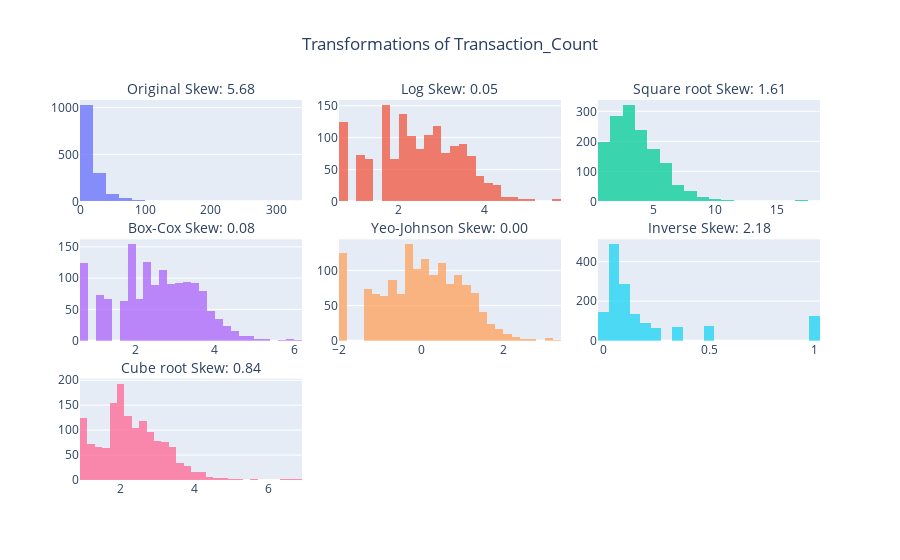

The cell this chart's notebook holds for it:
### Code cell
avg_transaction_transformed_result = apply_transformations(features_by_customer["Transaction_Count"])
visualize_transformations_plotly(avg_transaction_transformed_result, "Transaction_Count")

### Figure 1 — Plotly figure (JSON) as saved in the notebook; plotly's stock layout.template omitted (floating-point values rounded to 4 significant figures; data arrays with more than 128 entries replaced by an {"elided": "..."} marker saying what was removed)
{"data": [{"name": "Original", "nbinsx": 30, "opacity": 0.75, "type": "histogram", "x": {"elided": "1468 int values"}, "xaxis": "x", "yaxis": "y"}, {"name": "Log", "nbinsx": 30, "opacity": 0.75, "type": "histogram", "x": {"elided": "1468 float values"}, "xaxis": "x2", "yaxis": "y2"}, {"name": "Square root", "nbinsx": 30, "opacity": 0.75, "type": "histogram", "x": {"elided": "1468 float values"}, "xaxis": "x3", "yaxis": "y3"}, {"name": "Box-Cox", "nbinsx": 30, "opacity": 0.75, "type": "histogram", "x": {"elided": "1468 float values"}, "xaxis": "x4", "yaxis": "y4"}, {"name": "Yeo-Johnson", "nbinsx": 30, "opacity": 0.75, "type": "histogram", "x": {"elided": "1468 float values"}, "xaxis": "x5", "yaxis": "y5"}, {"name": "Inverse", "nbinsx": 30, "opacity": 0.75, "type": "histogram", "x": {"elided": "1468 float values"}, "xaxis": "x6", "yaxis": "y6"}, {"name": "Cube root", "nbinsx": 30, "opacity": 0.75, "type": "histogram", "x": {"elided": "1468 float values"}, "xaxis": "x7", "yaxis": "y7"}], "layout": {"annotations": [{"font": {"size": 14}, "showarrow": false, "text": "Original\nSkew: 5.68", "x": 0.15, "xanchor": "center", "xref": "paper", "y": 1, "yanchor": "bottom", "yref": "paper"}, {"font": {"size": 14}, "showarrow": false, "text": "Log\nSkew: 0.05", "x": 0.5, "xanchor": "center", "xref": "paper", "y": 1, "yanchor": "bottom", "yref": "paper"}, {"font": {"size": 14}, "showarrow": false, "text": "Square root\nSkew: 1.61", "x": 0.85, "xanchor": "center", "xref": "paper", "y": 1, "yanchor": "bottom", "yref": "paper"}, {"font": {"size": 14}, "showarrow": false, "text": "Box-Cox\nSkew: 0.08", "x": 0.15, "xanchor": "center", "xref": "paper", "y": 0.6333, "yanchor": "bottom", "yref": "paper"}, {"font": {"size": 14}, "showarrow": false, "text": "Yeo-Johnson\nSkew: 0.00", "x": 0.5, "xanchor": "center", "xref": "paper", "y": 0.6333, "yanchor": "bottom", "yref": "paper"}, {"font": {"size": 14}, "showarrow": false, "text": "Inverse\nSkew: 2.18", "x": 0.85, "xanchor": "center", "xref": "paper", "y": 0.6333, "yanchor": "bottom", "yref": "paper"}, {"font": {"size": 14}, "showarrow": false, "text": "Cube root\nSkew: 0.84", "x": 0.15, "xanchor": "center", "xref": "paper", "y": 0.2667, "yanchor": "bottom", "yref": "paper"}], "autosize": true, "showlegend": false, "title": {"text": "Transformations of Transaction_Count", "x": 0.5}, "xaxis": {"anchor": "y", "autorange": true, "domain": [0, 0.3], "range": [-0.5, 339.5], "type": "linear"}, "xaxis2": {"anchor": "y2", "autorange": true, "domain": [0.35, 0.65], "range": [0.6, 5.8], "type": "linear"}, "xaxis3": {"anchor": "y3", "autorange": true, "domain": [0.7, 1], "range": [0.5, 18.5], "type": "linear"}, "xaxis4": {"anchor": "y4", "autorange": true, "domain": [0, 0.3], "range": [0.6, 6.2], "type": "linear"}, "xaxis5": {"anchor": "y5", "autorange": true, "domain": [0.35, 0.65], "range": [-2.0, 3.4], "type": "linear"}, "xaxis6": {"anchor": "y6", "autorange": true, "domain": [0.7, 1], "range": [-0.025, 1.025], "type": "linear"}, "xaxis7": {"anchor": "y7", "autorange": true, "domain": [0, 0.3], "range": [0.9, 6.9], "type": "linear"}, "xaxis8": {"anchor": "y8", "domain": [0.35, 0.65]}, "xaxis9": {"anchor": "y9", "domain": [0.7, 1]}, "yaxis": {"anchor": "x", "autorange": true, "domain": [0.7333, 1], "range": [0, 1080]}, "yaxis2": {"anchor": "x2", "autorange": true, "domain": [0.7333, 1], "range": [0, 158.9]}, "yaxis3": {"anchor": "x3", "autorange": true, "domain": [0.7333, 1], "range": [0, 337.9]}, "yaxis4": {"anchor": "x4", "autorange": true, "domain": [0.3667, 0.6333], "range": [0, 162.1]}, "yaxis5": {"anchor": "x5", "autorange": true, "domain": [0.3667, 0.6333], "range": [0, 144.2]}, "yaxis6": {"anchor": "x6", "autorange": true, "domain": [0.3667, 0.6333], "range": [0, 512.6]}, "yaxis7": {"anchor": "x7", "autorange": true, "domain": [0, 0.2667], "range": [0, 203.2]}, "yaxis8": {"anchor": "x8", "domain": [0, 0.2667]}, "yaxis9": {"anchor": "x9", "domain": [0, 0.2667]}}}
